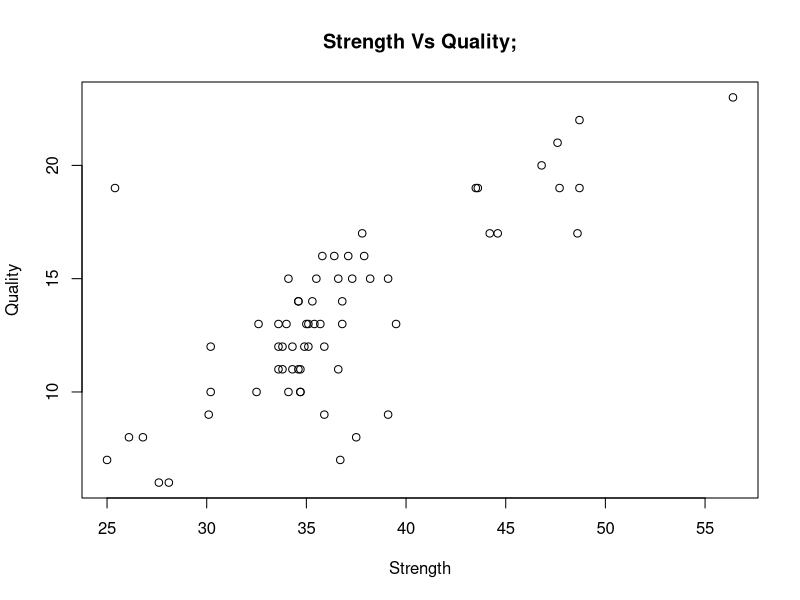
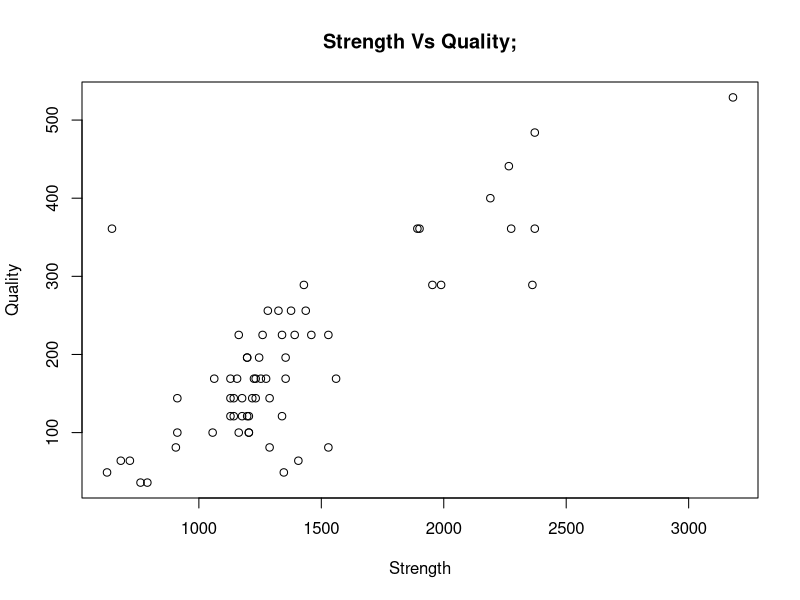
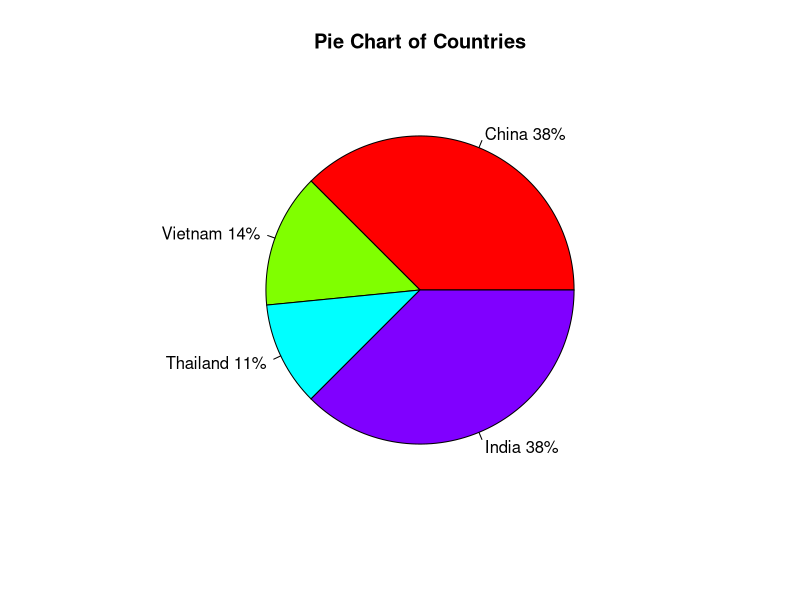
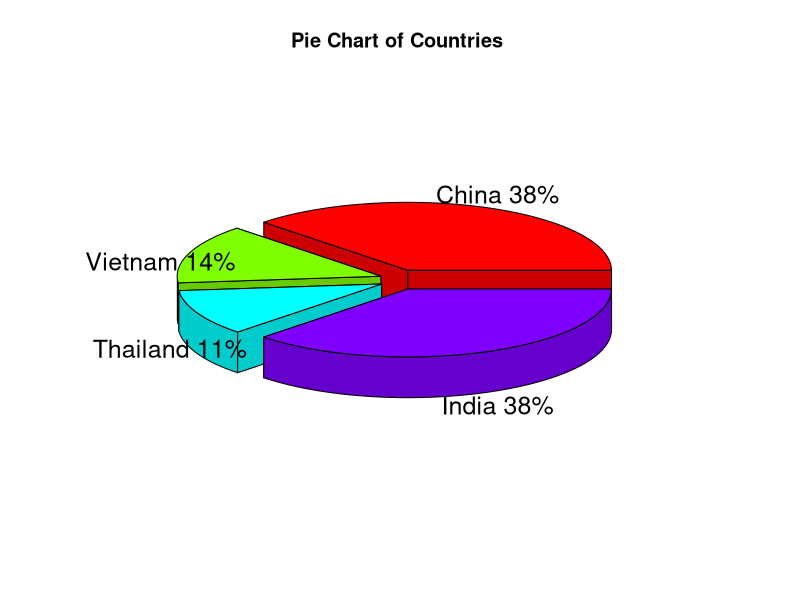
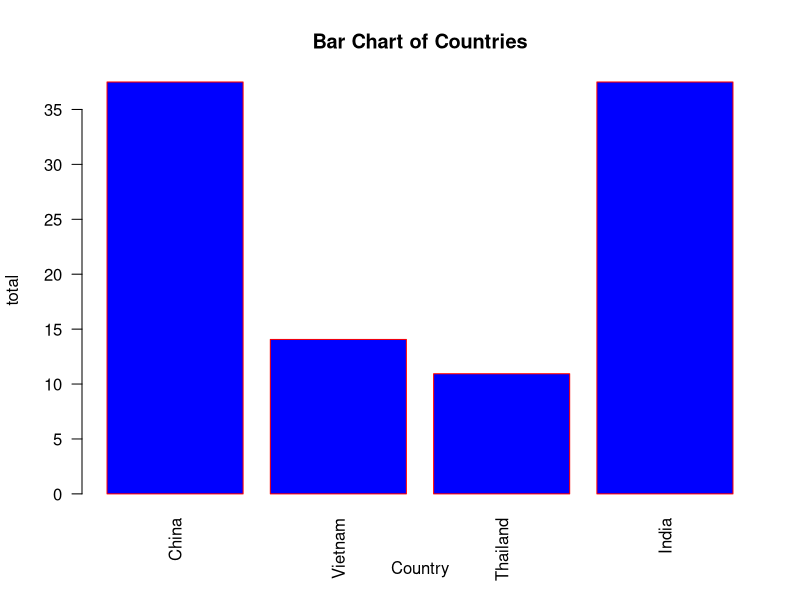
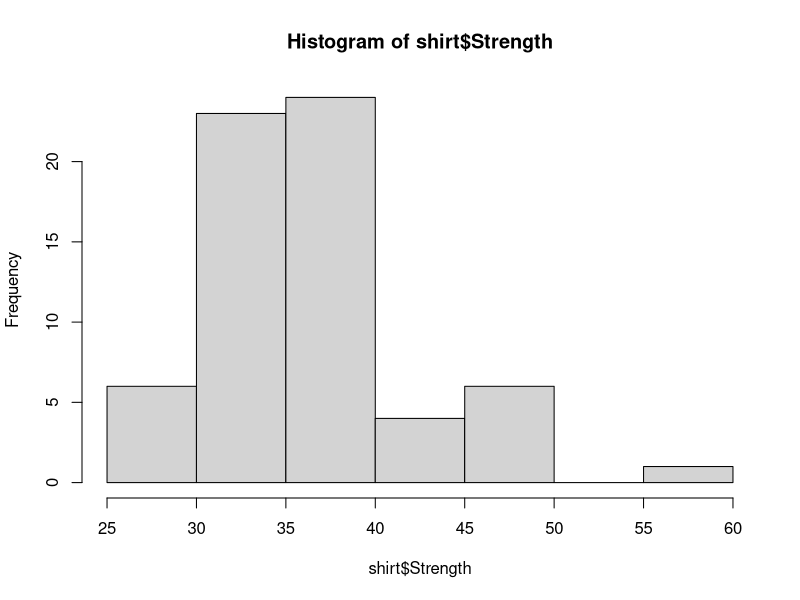

Write the R code that produced these figures, in order. (Note: this script raises an error after producing the figures.)
shirt <- read.csv("shirt.csv")
shirt

#a.	Test a linear relationship between Strength of the shirt, and quality of material. Plot the relationship and determine if it is significant.
fit <- lm(Strength ~ Quality, data=shirt) 
summary(fit)
print("there is a significant")
#plotting the regression line
plot(shirt$Strength,shirt$Quality,
     main="Strength Vs Quality;", 
     xlab="Strength", 
     ylab="Quality")


#b.	Test a quadratic relationship between Strength of the shirt, and quality of material. Plot the relationship and determine if it is significant.
fit <- lm(Strength ~ Quality + I(Quality^2)+ I(Strength^2), data=shirt) 

summary(fit)
print("there is a significant")
#plotting the regression line
plot(shirt$Strength^2,shirt$Quality^2,
     main="Strength Vs Quality;", 
     xlab="Strength", 
     ylab="Quality")


#c.	Test a linear relationship between Strength of the shirt, and quality of material and amount of die.
fit <- lm(Strength ~ Quality + Dye, data=shirt) 
# lm is: linear model
summary(fit)
print("there is a significant")

#d.We wish to examine country of origin. Display relative frequency as a pie chart, 3D pie chart, and as a bar graph.
China <- shirt[shirt$Origin == "China",]
Vietnam <- shirt[shirt$Origin == "Vietnam",]
Thailand <- shirt[shirt$Origin == "Thailand",]
India <- shirt[shirt$Origin == "India",]

# Pie Chart with Percentages
slices <- c(nrow(China), nrow(Vietnam), nrow(Thailand), nrow(India))
lbls <- c("China", "Vietnam", "Thailand", "India")
pct <- round(slices/sum(slices)*100)
lbls <- paste(lbls, pct) # add percents to labels
lbls <- paste(lbls,"%",sep="") # ad % to labels
pie(slices,labels = lbls, col=rainbow(length(lbls)),
    main="Pie Chart of Countries")

# 3D Exploded Pie Chart
library(plotrix)
pie3D(slices,labels=lbls,explode=0.1,
      main="Pie Chart of Countries ")

# Simple Bar Plot
# Plot the bar chart
slices <- c(nrow(China)/sum(slices)*100, nrow(Vietnam)/sum(slices)*100, nrow(Thailand)/sum(slices)*100, nrow(India)/sum(slices)*100)
lbls <- c("China", "Vietnam", "Thailand", "India")
lbls
barplot(slices,names.arg=lbls,font.axis=1,xlab="Country",ylab="total",col="blue",
        main="Bar Chart of Countries",border="red", las=2 )

#e.	Concerning the strength, we wish to determine basic measures, such as:
#  Mean, sample standard deviation, population standard deviation, median, Inter quartile range, 25, 50, 75, and 90th percentiles, range, and mode.
cat("The mean of strength is ", mean(shirt$Strength))
cat("The standard deviation of strength is ", sd(shirt$Strength))
total = nrow(shirt)
cat("The population standard deviation of strength is ", sqrt((total-1/total)) * sd(shirt$Strength))
cat("The median of strength is ", median(shirt$Strength))
cat("The IQR of strength is ", IQR(shirt$Strength))
cat("The 25th percentiles of strength is ", quantile(shirt$Strength, .25))
cat("The 50th percentiles of strength is ", quantile(shirt$Strength, .50))
cat("The 90th percentiles of strength is ", quantile(shirt$Strength, .90))
cat("The range of strength is ", range(shirt$Strength))
vector <- unique(shirt$Strength)
ans = vector[which.max(tabulate(match(shirt$Strength, vector)))]
cat("The mode of strength is ", ans)

DistributionTable <- function(hist.data){
  interval.lower <- hist.data$breaks[-length(hist.data$breaks)]
  interval.upper <- hist.data$breaks[-1]
  hist.table <- data.frame(
    Interval = paste(interval.lower, "-", interval.upper),
    Midpoint = hist.data$mids,
    Frequency = hist.data$counts
  )
  return(hist.table)
}
#f.	For the strength variable, prepare a histogram, and determine the midpoint of the class with the greatest frequency.  
hist(shirt$Strength)
shirt.hist <- hist(shirt$Strength, breaks = 7, right = FALSE, plot = FALSE)
shirt.hist
DistributionTable(ramen.hist)

#g.	For the strength variable, prepare a boxplot and stem and leaf plot. 
boxplot(shirt$Strength)
stem(shirt$Strength)

#h.	For the mean of the strength variable, find a 98% confidence interval.
result = t.test(shirt$Strength, conf.level=0.98)
cat("98% confidence interval is ", result$conf.int, "for mean of strength")

#i.	For the origin, find a 98% confidence interval for the probability that  a randomly chosen shirt was manufacture in India.
result = prop.test(nrow(India),total,conf.level=0.98)
cat("98% confidence interval for the probability that  a randomly chosen shirt was manufacture in India ", result$conf.int)

#j.	Is there a difference in the expected strength of shirts from different countries?  
#Which pairs are significantly different from each other?
fit = aov(Strength~Origin,data=shirt)
cat("there are differences") 
summary(fit)
TukeyHSD (fit)
cat("pairs are significantly different from each other are 
    Vietnam-Thailand, Vietnam-India, Vietnam-China")


#k.	Is there a difference in the expected strength of shirts from different countries and different materials?  
fit = aov(Strength~Origin*Material,data=shirt)
cat("there are differences") 
summary(fit)

#l.	Is there any interaction between different countries and different materials?  
mat = shirt$Material
temp = shirt
temp[temp=="China"]<-1
temp[temp=="Thailand"]<-2
temp[temp=="India"]<-3
temp[temp=="Vietnam"]<-4
org = temp$Origin
fit <- lm(org ~ mat, data=shirt) # lm is: linear model
summary(fit)
cat("yes there is a interaction")

China <- shirt[shirt$Origin == "China",]
cat("the mean for china is ",mean(China$Strength))
Vietnam <- shirt[shirt$Origin == "Vietnam",]
cat("the mean for vietnam is ",mean(Vietnam$Strength))
Thailand <- shirt[shirt$Origin == "Thailand",]
cat("the mean for thailand is ",mean(Thailand$Strength))
India <- shirt[shirt$Origin == "India",]
cat("the mean for india is ",mean(India$Strength))

#n.	What are the means for each material?
Flannel <- shirt[shirt$Material == "Flannel",]
cat("the mean for flannel is ",mean(Flannel$Strength))
Rayon <- shirt[shirt$Material == "Rayon",]
cat("the mean for rayon is ",mean(Rayon$Strength))
Polyester <- shirt[shirt$Material == "Polyester",]
cat("the mean for polyester is ",mean(Polyester$Strength))

#o.	What are the means for each country together with each material?
Flannel <- China[China$Material == "Flannel",]
cat("the mean for china flannel is ",mean(Flannel$Strength))
Rayon <- China[China$Material == "Rayon",]
cat("the mean for china rayon is ",mean(Rayon$Strength))
Polyester <- China[China$Material == "Polyester",]
cat("the mean for china polyester is ",mean(Polyester$Strength))

Flannel <- Vietnam[Vietnam$Material == "Flannel",]
cat("the mean for Vietnam flannel is ",mean(Flannel$Strength))
Rayon <- Vietnam[Vietnam$Material == "Rayon",]
cat("the mean for Vietnam rayon is ",mean(Rayon$Strength))
Polyester <- Vietnam[Vietnam$Material == "Polyester",]
cat("the mean for Vietnam polyester is ",mean(Polyester$Strength))

Flannel <- Thailand[Thailand$Material == "Flannel",]
cat("the mean for Thailand flannel is ",mean(Flannel$Strength))
Rayon <- Thailand[Thailand$Material == "Rayon",]
cat("the mean for Thailand rayon is ",mean(Rayon$Strength))
Polyester <- Thailand[Thailand$Material == "Polyester",]
cat("the mean for Thailand polyester is ",mean(Polyester$Strength))

Flannel <- India[India$Material == "Flannel",]
cat("the mean for India flannel is ",mean(Flannel$Strength))
Rayon <- India[India$Material == "Rayon",]
cat("the mean for India rayon is ",mean(Rayon$Strength))
Polyester <- India[India$Material == "Polyester",]
cat("the mean for India polyester is ",mean(Polyester$Strength))

